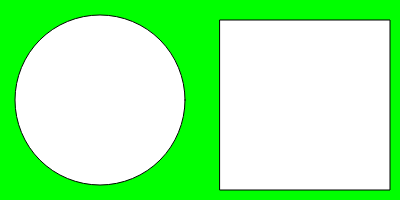
Frame 1 (no input)
Frame 60 (no input): identical to frame 1, image omitted
Frame 120 (the mouse pressed at the canvas centre since frame 60): identical to frame 1, image omitted

The p5.js sketch that drew this single still picture (run headless with seeded random() and noise() and a simulated clock; from frame 60 on, the mouse is pressed at the canvas centre):

// p5.js sketch
// ── sketch.js
function setup() {
  createCanvas(400, 200);
}

function draw() {
  background('rgb(0, 255, 0)');
  circle(100, 100, 170);
  square(220, 20, 170);
}
